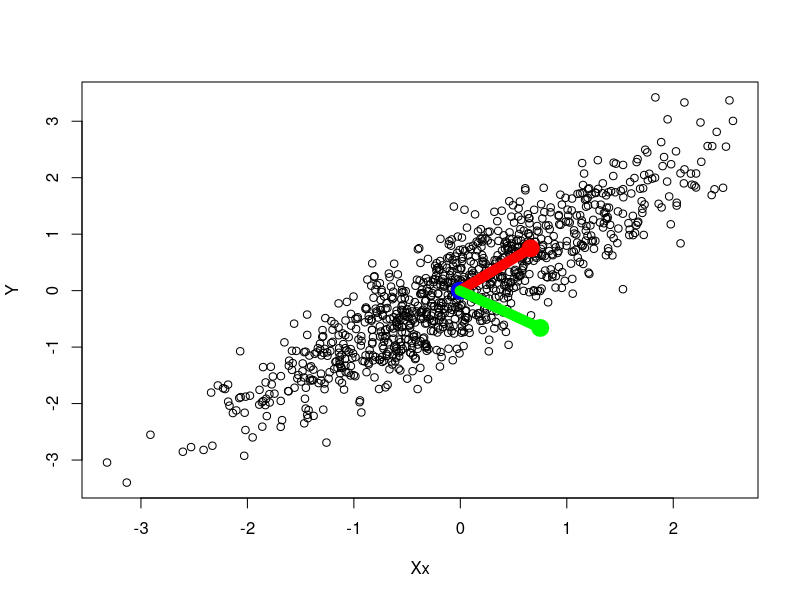
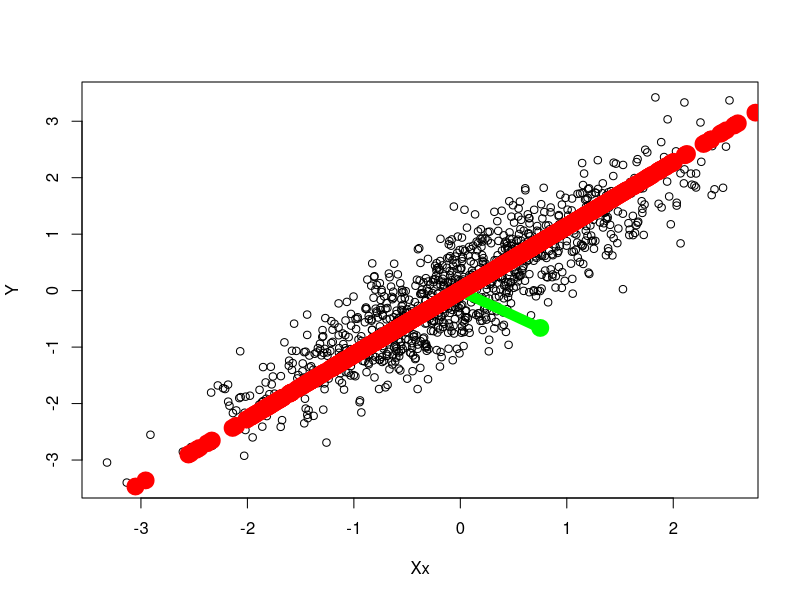
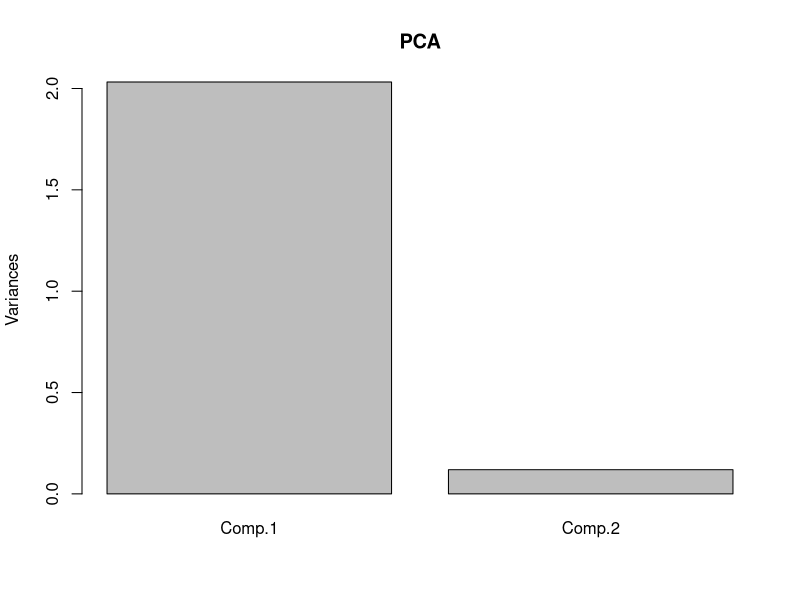

Generate these figures, in order, with R:

# Pacotes -----------------------------------------------------------------

library(tidyverse)
library(ggfortify)


# PCA-2d ------------------------------------------------------------------

set.seed(01092022)

Xx <- rnorm(1000, sd = 1)

X <- tibble(
  Xx,
  Y = Xx + rnorm(length(Xx), sd = .5)
)

PCA <- princomp(X)
# outra opção prcomp

mu <- PCA$center
# mu dos slides

Y <- PCA$scores
# Y dos slides

A <- t(PCA$loadings)
# A dos slides


# Y e A aproximam X -------------------------------------------------------

X_aprox = set_names(as_tibble(Y %*% A + mu), c("X", "Y"))

X_aprox[1,]
X[1,]

X_aprox[2,]
X[2,]

X_aprox[3,]
X[3,]

# O que é a matriz A? -----------------------------------------------------

plot(X)
points(matrix(mu, nrow = 1), col = "blue", lwd = 10)
points(
  matrix(A[,1], nrow = 1),
  col = 'red', lwd = 10
)
points(
  matrix(A[,2], nrow = 1),
  col = 'green', lwd = 10
)
lines(
  rbind(
    mu,
    A[,1]
  ), col = 'red', lwd = 10
)
lines(
  rbind(
    mu,
    A[,2]
  ), col = 'green', lwd = 10
)

# Aproximação de dimensão menor -------------------------------------------

Y_1d = matrix(Y[,1], ncol = 1)

X_aprox_1d = as_tibble(Y_1d %*% A[1,] + mu) |>
  set_names(c("X", "Y"))

X[1,]
X_aprox_1d[1,]

plot(X)
points(matrix(mu, nrow = 1), col = "blue", lwd = 10)
points(
  matrix(A[,1], nrow = 1),
  col = 'red', lwd = 10
)
points(
  matrix(A[,2], nrow = 1),
  col = 'green', lwd = 10
)
lines(
  rbind(
    mu,
    A[,1]
  ), col = 'red', lwd = 10
)
lines(
  rbind(
    mu,
    A[,2]
  ), col = 'green', lwd = 10
)
points(X_aprox_1d, col = "red", lwd = 10)

# Erro --------------------------------------------------------------------

# isso está sendo minimizado:
sqrt(sum((X-X_aprox_1d)^2)/(2000))

var(X)
var(X_aprox_1d)

(0.8873892+1.146773)/(0.9546543+1.1988115)

(var(X_aprox_1d[,1]) + var(X_aprox_1d[,2]))/(var(X[,1]) + var(X[,2]))

plot(PCA)

PCA$sdev
